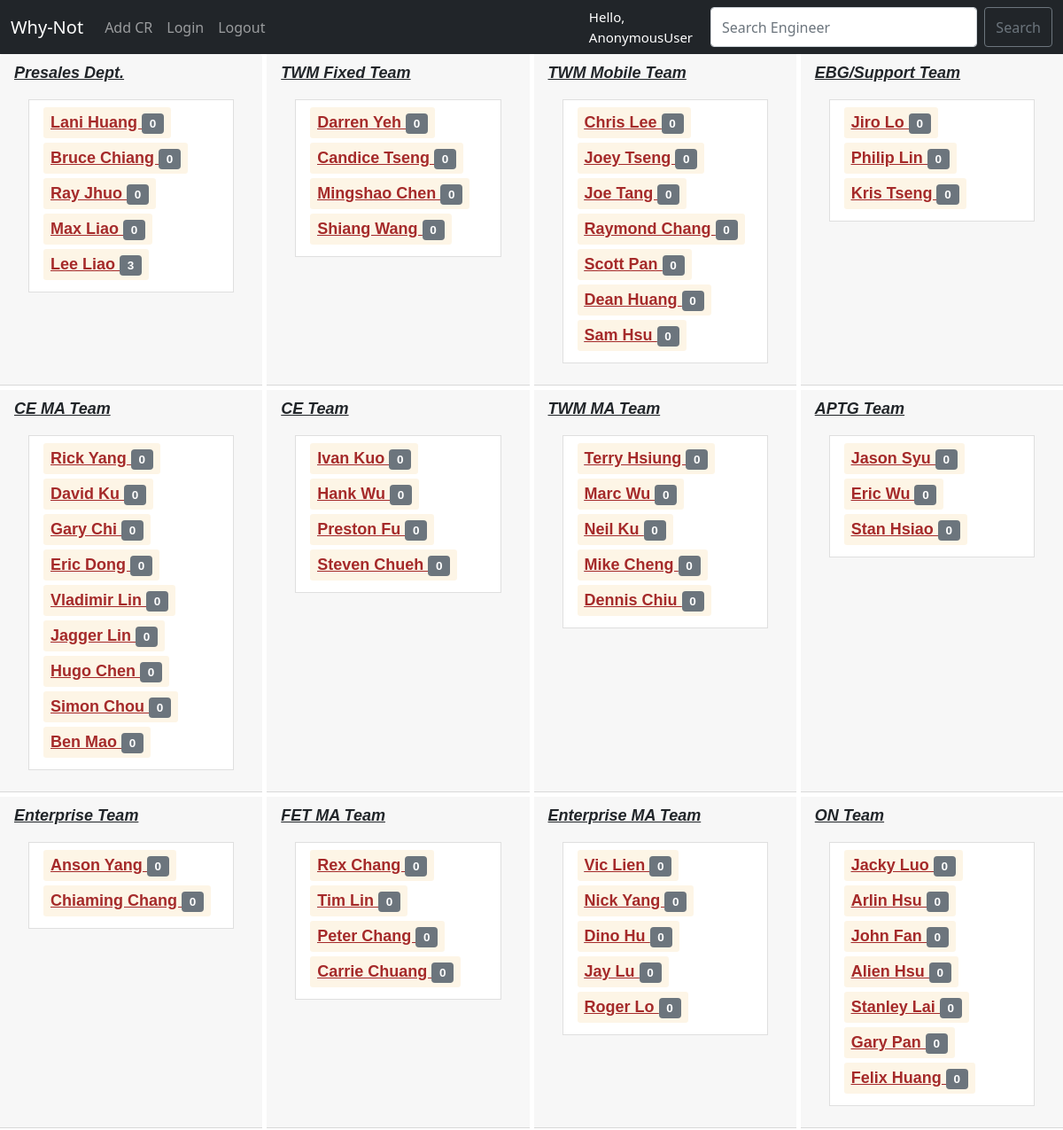
Before: / (upper part) with the older database file.
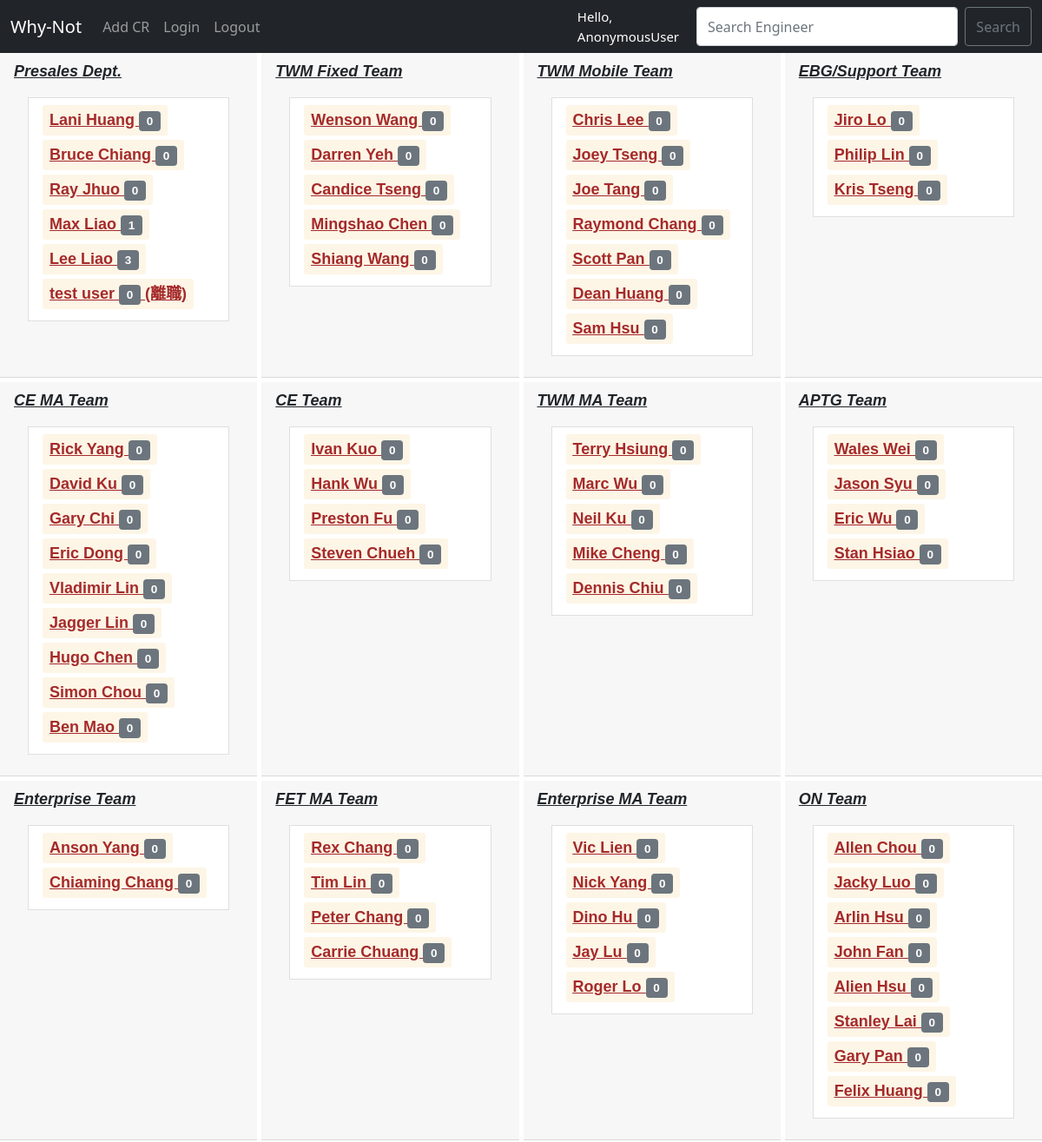
After: the same page with the newer database file.
### cr/models.py (models this page shows, shortened)
class Engineer(models.Model):
    name = models.CharField(max_length=20)
    eng_id = models.CharField(max_length=50)
    eng_department = models.CharField(max_length=100)
    created_date = models.DateField(default=datetime.now)
    eng_active = models.BooleanField()
    def __str__(self):
        return f"{self.name}"

class Task(models.Model):
    class Meta:
        ordering = ['cr_date']
    user = models.ForeignKey(Engineer, on_delete=models.CASCADE)
    pm = models.ForeignKey(st.AUTH_USER_MODEL, null=True, on_delete=models.SET_NULL)
    cr_date = models.DateField()
    project_name = models.CharField(max_length=200, blank=True)
    cr_description = models.CharField(max_length=100)
    cr_project_code = models.CharField(max_length=100, blank=True)
    attendance_point = models.SmallIntegerField(
        choices=(
        (0, "0"),
        (1, "1"),
    )
    )
    result_point = models.SmallIntegerField(
        choices=(
        (0, "0"),
        (1, "1"),
    )
    )
    rollback_point = models.SmallIntegerField(
        blank=True,
        null=True,
        default=0,
        choices=(
        (0, "0"),
        (1, "1"),
    )
    )
    remark = models.CharField(max_length=100, blank=True)

### cr/views.py (the view)
# urls.py: path('', views.index, name='home'),
def index(request):
    user_list = Engineer.objects.all()
    context = {
        'user_list': user_list
    }
    return render(request, 'index.html', context)

### cr/templates/index.html (shortened to what this page needs)
{% extends 'base.html' %}
{% block content %}
<div class="cards">
	<div class="c_ht card-header">Presales Dept.
		<ul class="list-group list-group-flush">
			<div class="card-body">
			<li class="list-group-item ">
				{% for eng in user_list %}
				{% if eng.eng_department == 'Presales Dept.'%}
				{% if not eng.eng_active %}
				<a href="{% url 'detail' eng.id %}" type="button" class=" bb btn-sm btn-light">
					{{ eng }} <span class="badge bg-secondary">{{eng.task_set.filter|length}}</span>  (離職)
				</a></br>
				{% else %}
				<a href="{% url 'detail' eng.id %}" type="button" class=" bb btn-sm btn-light">
					{{ eng }} <span class="badge bg-secondary">{{eng.task_set.filter|length}}</span>
				</a></br>
				{% endif %}
				{% endif %}
				{% endfor %}
			</li>
			</div>
	</div>
	<div class="c_ht card-header">TWM Fixed Team
		<ul class="list-group list-group-flush">
			<div class="card-body">
			<li class="list-group-item">
				{% for eng in user_list %}
				{% if eng.eng_department == 'TWM Fixed Team'%}
				{% if not eng.eng_active%}
				<a href="{% url 'detail' eng.id %}" type="button" class=" bb btn-sm btn-light">
					{{ eng }} <span class="badge bg-secondary">{{eng.task_set.filter|length}}</span>  (離職)
				</a></br>
				{% else %}
				<a href="{% url 'detail' eng.id %}" type="button" class=" bb btn-sm btn-light">
					{{ eng }} <span class="badge bg-secondary">{{eng.task_set.filter|length}}</span>
				</a></br>
				{% endif %}
				{% endif %}
				{% endfor %}
			</li>
			</div>
		</ul>
		</div>
	<div class="c_ht card-header">TWM Mobile Team
			<ul class="list-group list-group-flush">
				<div class="card-body">
				<li class="list-group-item">
					{% for eng in user_list %}
					{% if eng.eng_department == 'TWM Mobile Team'%}
					{% if not eng.eng_active%}
					<a href="{% url 'detail' eng.id %}" type="button" class=" bb btn-sm btn-light">
						{{ eng }} <span class="badge bg-secondary">{{eng.task_set.filter|length}}</span>  (離職)
					</a></br>
					{% else %}
					<a href="{% url 'detail' eng.id %}" type="button" class=" bb btn-sm btn-light">
					{{ eng }} <span class="badge bg-secondary">{{eng.task_set.filter|length}}</span>
					</a></br>
					{% endif %}
					{% endif %}
					{% endfor %}
				</li>
				</div>
			</ul>
	</div>
	<div class="c_ht card-header">EBG/Support Team
		<ul class="list-group list-group-flush">
			<div class="card-body">
			<li class="list-group-item">
				{% for eng in user_list %}
				{% if eng.eng_department == 'EBG/Support Team'%}
				{% if not eng.eng_active%}
				<a href="{% url 'detail' eng.id %}" type="button" class=" bb btn-sm btn-light">
					{{ eng }} <span class="badge bg-secondary">{{eng.task_set.filter|length}}</span>  (離職)
				</a></br>
				{% else %}
				<a href="{% url 'detail' eng.id %}" type="button" class=" bb btn-sm btn-light">
					{{ eng }} <span class="badge bg-secondary">{{eng.task_set.filter|length}}</span>
				</a></br>
				{% endif %}
				{% endif %}
				{% endfor %}
			</li>
			</div>
		</ul>
	</div>
	<div class="c_ht card-header">CE MA Team
		<ul class="list-group list-group-flush">
			<div class="card-body">
			<li class="list-group-item">
				{% for eng in user_list %}
				{% if eng.eng_department == 'CE MA Team'%}
				{% if not eng.eng_active%}
				<a href="{% url 'detail' eng.id %}" type="button" class=" bb btn-sm btn-light">
					{{ eng }} <span class="badge bg-secondary">{{eng.task_set.filter|length}}</span>  (離職)
				</a></br>
				{% else %}
				<a href="{% url 'detail' eng.id %}" type="button" class=" bb btn-sm btn-light">
					{{ eng }} <span class="badge bg-secondary">{{eng.task_set.filter|length}}</span>
				</a></br>
				{% endif %}
				{% endif %}
				{% endfor %}
			</li>
			</div>
		</ul>
	</div>
	<div class="c_ht card-header">CE Team
		<ul class="list-group list-group-flush">
			<div class="card-body">
			<li class="list-group-item">
				{% for eng in user_list %}
				{% if eng.eng_department == 'CE Team'%}
				{% if not eng.eng_active%}
				<a href="{% url 'detail' eng.id %}" type="button" class=" bb btn-sm btn-light">
					{{ eng }} <span class="badge bg-secondary">{{eng.task_set.filter|length}}</span>  (離職)
				</a></br>
				{% else %}
				<a href="{% url 'detail' eng.id %}" type="button" class=" bb btn-sm btn-light">
					{{ eng }} <span class="badge bg-secondary">{{eng.task_set.filter|length}}</span>
				</a></br>
				{% endif %}
				{% endif %}
				{% endfor %}
			</li>
			</div>
		</ul>
	</div>
	<div class="c_ht card-header">TWM MA Team
		<ul class="list-group list-group-flush">
			<div class="card-body">
			<li class="list-group-item">
				{% for eng in user_list %}
				{% if eng.eng_department == 'TWM MA Team'%}
				{% if not eng.eng_active%}
				<a href="{% url 'detail' eng.id %}" type="button" class=" bb btn-sm btn-light">
					{{ eng }} <span class="badge bg-secondary">{{eng.task_set.filter|length}}</span>  (離職)
				</a></br>
				{% else %}
				<a href="{% url 'detail' eng.id %}" type="button" class=" bb btn-sm btn-light">
					{{ eng }} <span class="badge bg-secondary">{{eng.task_set.filter|length}}</span>
				</a></br>
				{% endif %}
				{% endif %}
				{% endfor %}
			</li>
			</div>
		</ul>
	</div>
	<div class="c_ht card-header">APTG Team
		<ul class="list-group list-group-flush">
			<div class="card-body">
			<li class="list-group-item">
				{% for eng in user_list %}
				{% if eng.eng_department == 'APTG Team'%}
				{% if not eng.eng_active%}
				<a href="{% url 'detail' eng.id %}" type="button" class=" bb btn-sm btn-light">
					{{ eng }} <span class="badge bg-secondary">{{eng.task_set.filter|length}}</span>  (離職)
				</a></br>
				{% else %}
				<a href="{% url 'detail' eng.id %}" type="button" class=" bb btn-sm btn-light">
					{{ eng }} <span class="badge bg-secondary">{{eng.task_set.filter|length}}</span>
				</a></br>
				{% endif %}
				{% endif %}
				{% endfor %}
			</li>
			</div>
		</ul>
	</div>
	<div class="c_ht card-header">Enterprise Team
		<ul class="list-group list-group-flush">
			<div class="card-body">
			<li class="list-group-item">
				{% for eng in user_list %}
				{% if eng.eng_department == 'Enterprise Team'%}
				{% if not eng.eng_active%}
				<a href="{% url 'detail' eng.id %}" type="button" class=" bb btn-sm btn-light">
					{{ eng }} <span class="badge bg-secondary">{{eng.task_set.filter|length}}</span>  (離職)
				</a></br>
				{% else %}
				<a href="{% url 'detail' eng.id %}" type="button" class=" bb btn-sm btn-light">
					{{ eng }} <span class="badge bg-secondary">{{eng.task_set.filter|length}}</span>
				</a></br>
				{% endif %}
				{% endif %}
				{% endfor %}
			</li>
			</div>
		</ul>
	</div>
	<div class="c_ht card-header">FET MA Team
		<ul class="list-group list-group-flush">
			<div class="card-body">
			<li class="list-group-item">
				{% for eng in user_list %}
				{% if eng.eng_department == 'FET MA Team'%}
				{% if not eng.eng_active%}
				<a href="{% url 'detail' eng.id %}" type="button" class=" bb btn-sm btn-light">
					{{ eng }} <span class="badge bg-secondary">{{eng.task_set.filter|length}}</span>  (離職)
				</a></br>
				{% else %}
				<a href="{% url 'detail' eng.id %}" type="button" class=" bb btn-sm btn-light">
					{{ eng }} <span class="badge bg-secondary">{{eng.task_set.filter|length}}</span>
				</a></br>
				{% endif %}
				{% endif %}
				{% endfor %}
			</li>
			</div>
		</ul>
	</div>
	<div class="c_ht card-header">Enterprise MA Team
		<ul class="list-group list-group-flush">
			<div class="card-body">
			<li class="list-group-item">
				{% for eng in user_list %}
				{% if eng.eng_department == 'Enterprise MA Team'%}
				{% if not eng.eng_active%}
				<a href="{% url 'detail' eng.id %}" type="button" class=" bb btn-sm btn-light">
					{{ eng }} <span class="badge bg-secondary">{{eng.task_set.filter|length}}</span>  (離職)
				</a></br>
				{% else %}
				<a href="{% url 'detail' eng.id %}" type="button" class=" bb btn-sm btn-light">
					{{ eng }} <span class="badge bg-secondary">{{eng.task_set.filter|length}}</span>
				</a></br>
				{% endif %}
				{% endif %}
				{% endfor %}
			</li>
			</div>
		</ul>
	</div>
	<div class="c_ht card-header">ON Team
		<ul class="list-group list-group-flush">
			<div class="card-body">
			<li class="list-group-item">
				{% for eng in user_list %}
				{% if eng.eng_department == 'ON Team'%}
				{% if not eng.eng_active%}
				<a href="{% url 'detail' eng.id %}" type="button" class=" bb btn-sm btn-light">
					{{ eng }} <span class="badge bg-secondary">{{eng.task_set.filter|length}}</span>  (離職)
				</a></br>
				{% else %}
				<a href="{% url 'detail' eng.id %}" type="button" class=" bb btn-sm btn-light">
					{{ eng }} <span class="badge bg-secondary">{{eng.task_set.filter|length}}</span>
				</a></br>
				{% endif %}
				{% endif %}
				{% endfor %}
			</li>
			</div>
		</ul>
	</div>
</div>
{% endblock content %}

### cr/templates/base.html (shortened to what this page needs)
<!doctype html>
<html lang="en">
  <head>
    <link href="https://cdn.jsdelivr.net/npm/bootstrap@5.0.1/dist/css/bootstrap.min.css" rel="stylesheet">
  </head>
  <nav class="navbar navbar-expand-lg navbar-dark bg-dark">
    <div class="container-fluid">
      <a class="navbar-brand" href="{% url 'home' %}">Why-Not</a>
      <div class="collapse navbar-collapse" id="navbarSupportedContent">
        <ul class="navbar-nav me-auto mb-2 mb-lg-0">
          <li class="nav-item">
            <a class="nav-link" href="{% url 'add-cr' %}">Add CR</a>
          </li>
          <li class="nav-item">
            <a class="nav-link" href="{% url 'login' %}">Login</a>
          </li>
          <li class="nav-item">
            <a class="nav-link" href="{% url 'logout' %}">Logout</a>
          </li>
        </ul>
        <form class="d-flex" method="POST" action="{% url 'search' %}">
          <span class="hello-msg">Hello, {{request.user}}</span>
          <input class="form-control me-2" type="search" placeholder="Search Engineer" aria-label="Search" name="searched">
          <button class="btn btn-outline-secondary" type="submit">Search</button>
        </form>
      </div>
    </div>
  </nav>
  <body>
    {% block content %}
    {% endblock content %}
  </body>
</html>

### cr/templates/base.html (style rules this page uses)
.hello-msg { font-size: 15px; color: #fff; margin-right: 20px; }

### cr/templates/index.html (style rules this page uses)
.cards { margin: 0 auto; display: grid; grid-template-columns: repeat(4, 1fr); gap: 5px; font-family: sans-serif; }
.bb { margin-bottom: 5px; font-style: normal; color: brown; background-color: oldlace; font-size: 1em; }
.c_ht { font-weight: bold; font-style: italic; font-size: large; text-decoration: underline; }

Changed rows visible on the page:
computed for Engineer "Max Liao": task_set.filter|length "0" → "1"
added Engineer: name "test user", task_set.filter|length "0"
now on this page (row edited): Engineer: name "Wenson Wang", task_set.filter|length "0"
now on this page (row edited): Engineer: name "Wales Wei", task_set.filter|length "0"
now on this page (row edited): Engineer: name "Allen Chou", task_set.filter|length "0"
